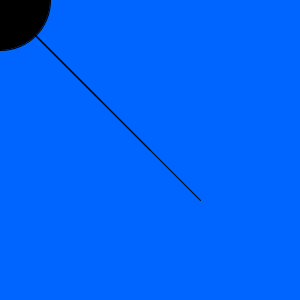
Frame 1 (no input)
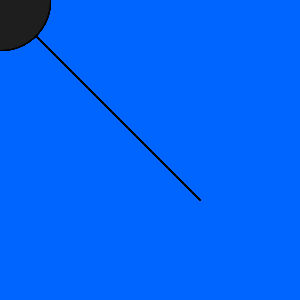
Frame 60 (the mouse pressed at the canvas centre just before this capture)
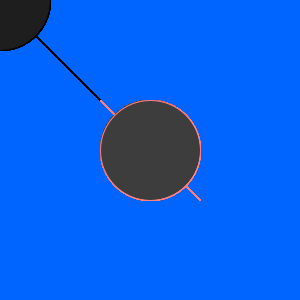
Frame 120 (the mouse held since frame 60 and released just before this capture)

The Processing sketch that drew these frames (run headless with seeded random() and noise(); from frame 60 on, the mouse is pressed at the canvas centre):

// Processing sketch: processing_36324
// ── processing_36324.pde

void setup() {
  size (300, 300);
  colorMode(HSB, 500, 300, 60, 90);
  background(width, height, 500, 200);
}
int x=0;

void draw() {
  stroke(0, mouseX, mouseY);
  line(100, 100, mouseX, mouseY);
  line(200, 200, mouseX, mouseY);
  line(150, 150, mouseX, mouseY);
  x++;
  fill(x);//Fill of ellipses gradients down from black to transparent
  ellipse(mouseX, mouseY, 100, 100);
}

int circleSize=10;

void mouseClicked() {

  background(800, 98, 788);
  fill(0);

  ellipse(width/2, height/2, 
  circleSize, circleSize);
  circleSize++;
}
void mouseReleased() {//Background color change if the following occurs:


  if (mouseX < width/2) {
    background(255);
  }
  else {
    background(x*2);
  }
}
